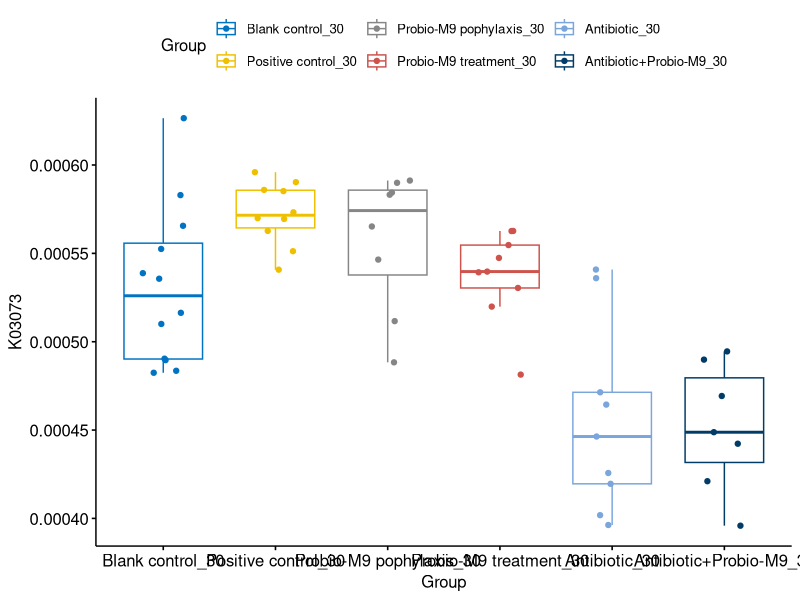
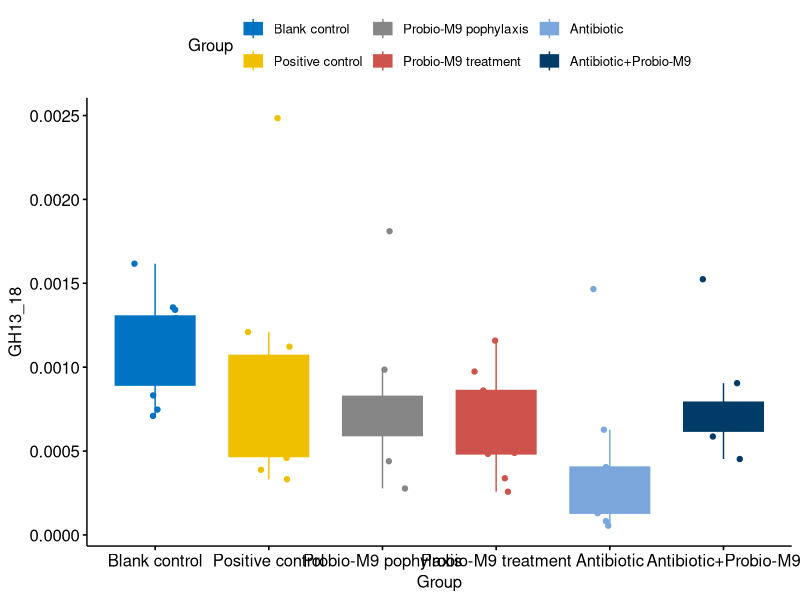

R code for these plots, in order:
#Figure 2C Boxplots showing significant differential Kyoto Encyclopedia of Genes and Genomes Orthologies (KOs). After the boxplots was produced by the p-value script, the significance calculated by p-value script  were marked in adobe Illustrator.
#以K03073为例
library(ggpubr)
library(ggplot2)
setwd("path/to/your/directory")  #设置工作路径
df <-read.table("kegg_4.txt",header=T,check.names=FALSE,sep="\t")
p <- ggboxplot(df, x="Group", y="K03073", color = "Group", palette = "jco", add = "jitter")     
p
compare_means(K03073~Group, data=df, method = "wilcox.test", paired = F,  group.by = NULL)


 
#Figure 2D Boxplots showing significant differential carbohydrate-active enzymes. After the boxplots was produced by the p-value script, the significance calculated by p-value script  were marked in adobe Illustrator.
#以GH13_18为例,
library(ggpubr)
library(ggplot2)
setwd("path/to/your/directory")  #设置工作路径
df <-read.table("cazy_4.txt",header=T,check.names=FALSE,sep="\t")
p <- ggboxplot(df, x="Group", y="GH13_18", color = "Group", palette = "jco", add = "jitter",fill = "Group")     
p
compare_means(GH13_18~Group, data=df, method = "wilcox.test", paired = F,  group.by = NULL)
